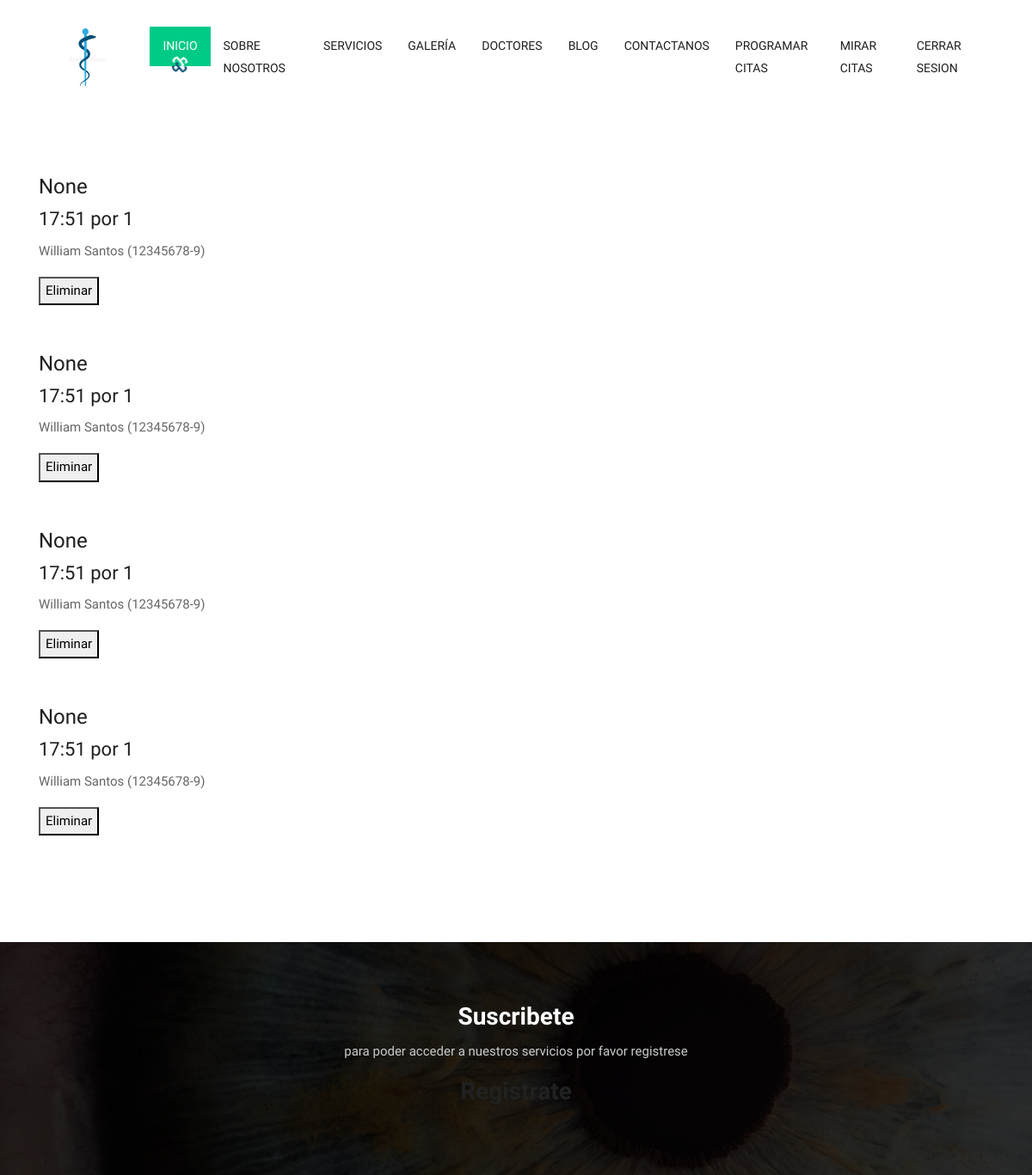
Page /citas (signed in) on the earlier database version.
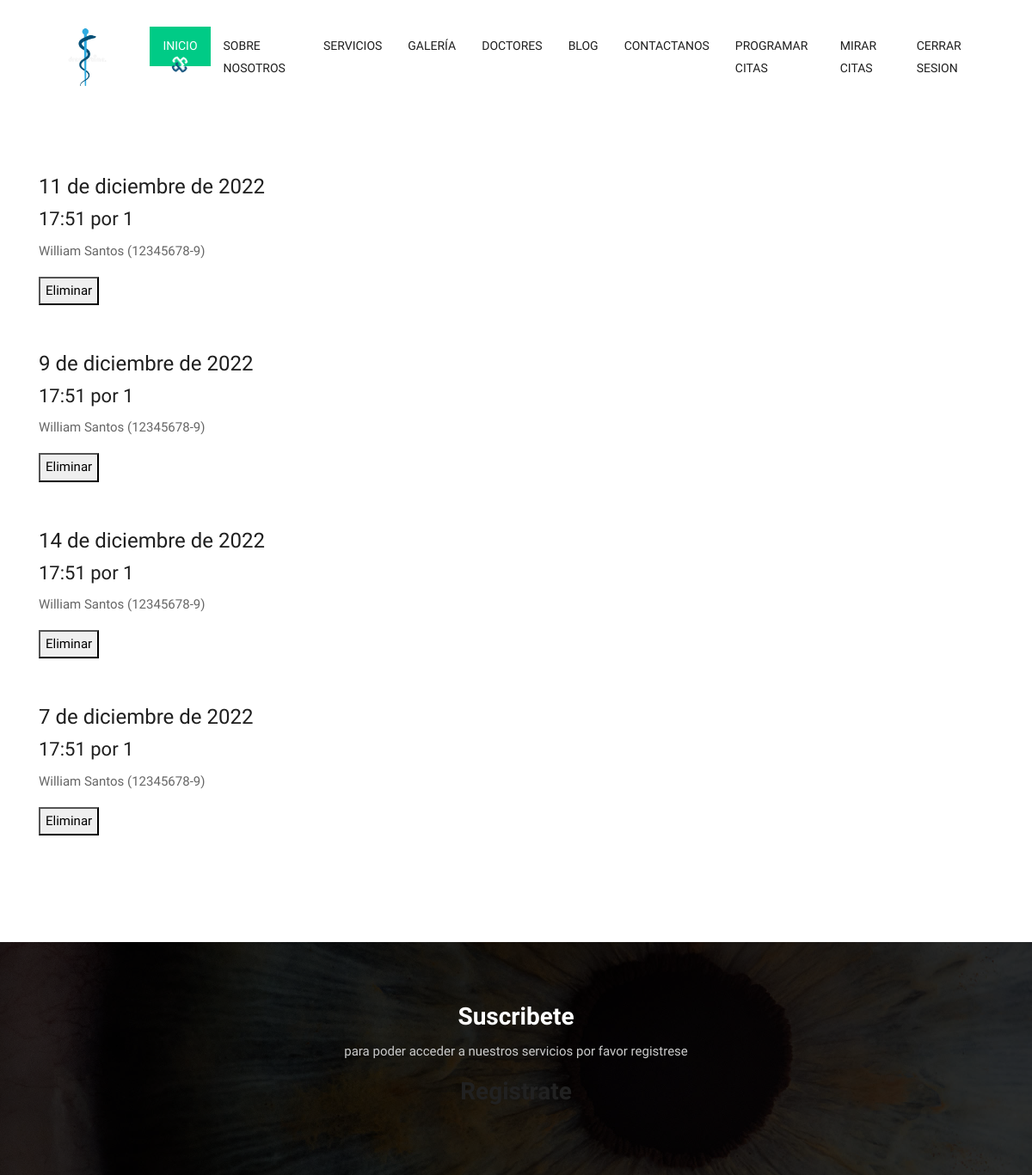
Same page on the later database version.
### appMedica/models.py (models this page shows, shortened)
class Cita(models.Model):
    fechaCita = models.DateField(verbose_name="fecha de la cita")
    horaInicioCita = models.TimeField(default=0, verbose_name="hora de la cita")
    duracionCita = models.IntegerField(default=0, verbose_name="duracion aproximada de la cita")
    pacienteCita = models.ForeignKey(Perfil, on_delete=models.DO_NOTHING, related_name="pacienteCita")
    medicoCita = models.ForeignKey(Medico, on_delete=models.DO_NOTHING, related_name="medicoCita", verbose_name="médico para la cita")

class Medico(models.Model):
    user = models.OneToOneField(User, on_delete=models.CASCADE)
    rutUsuario = models.IntegerField(primary_key=True, verbose_name="rut(sin digito verificador)")
    dvUsuario = models.CharField(max_length=1, verbose_name="digito verificador")
    nombreUsuario = models.CharField(max_length=30, verbose_name="nombre")
    apellidoUsuario = models.CharField(max_length=30, verbose_name="apellido")
    direccionUsuario = models.CharField(max_length=40, verbose_name="dirrecion")
    telefonoUsuario = models.CharField(max_length=12, verbose_name="telefono celular")
    mailUsuario = models.EmailField(max_length=40, verbose_name="email")
    especialidadUsuario = models.ForeignKey(Especialidad, on_delete=models.DO_NOTHING, verbose_name="especialidad del medico", default=None)
    def __str__(self):
        return f"{self.nombreUsuario} {self.apellidoUsuario} ({self.rutUsuario}-{self.dvUsuario})"

### appMedica/views.py (the view)
# urls.py: path("citas", citas, name="citas"),
def citas(request):
    usuario = request.user
    cita = Cita.objects
    if request.method == "POST":
        if request.POST.get("eliminar"):
            cita.get(id=request.POST["eliminar"]).delete()
    if usuario.is_authenticated:
        citas = Cita.objects.filter(pacienteCita= Perfil.objects.get(user=request.user))
        return render(request, "citas.html", {"citas": citas})
    else:
        return redirect("home")

### templates/citas.html (shortened to what this page needs)
{% extends "index.html" %}
{% load static %}
{% block content %}
<div class="contact-box">
    <div class="container">
        <div class="row">
            <div class="col-lg-12 col-xs-12">
                <div class="contact-block">
                    {% for i in citas %}
                    <form action="" method="POST">
                        <h1>{{i.fechaCita}}</h1>
                        <h2>{{i.horaInicioCita}} por {{i.duracionCita}}</h2>
                        <p>{{i.medicoCita}}</p>
                        <button type="submit" value="{{i.id}}" name="eliminar">Eliminar</button>
                    </form>
                    <br>
                    <br>
                    {% endfor %}
                </div>
            </div>
        </div>
    </div>
</div>
{% endblock %}

Differences in the rows shown:
changed Cita: fechaCita "None" → "11 de diciembre de 2022"
changed Cita: fechaCita "None" → "9 de diciembre de 2022"
changed Cita: fechaCita "None" → "14 de diciembre de 2022"
changed Cita: fechaCita "None" → "7 de diciembre de 2022"
